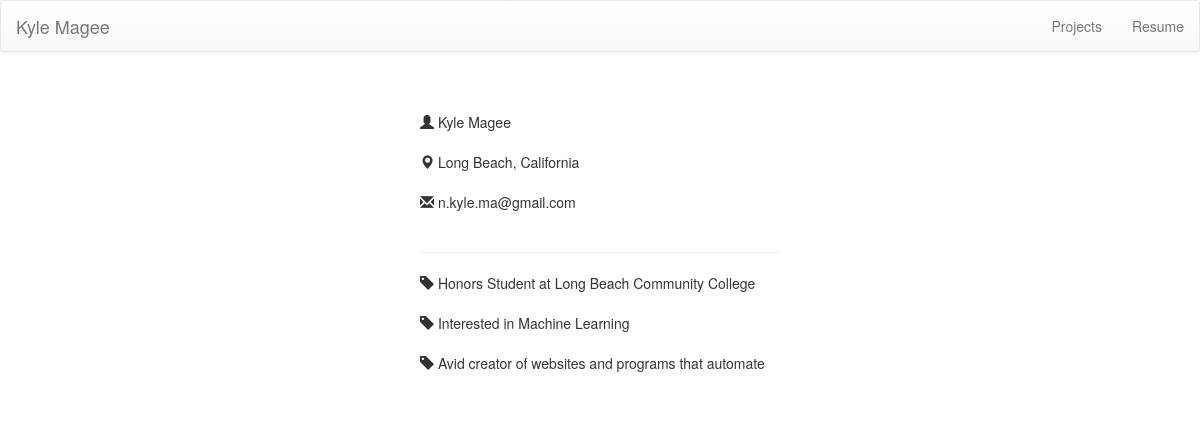
The app's page /, older data.
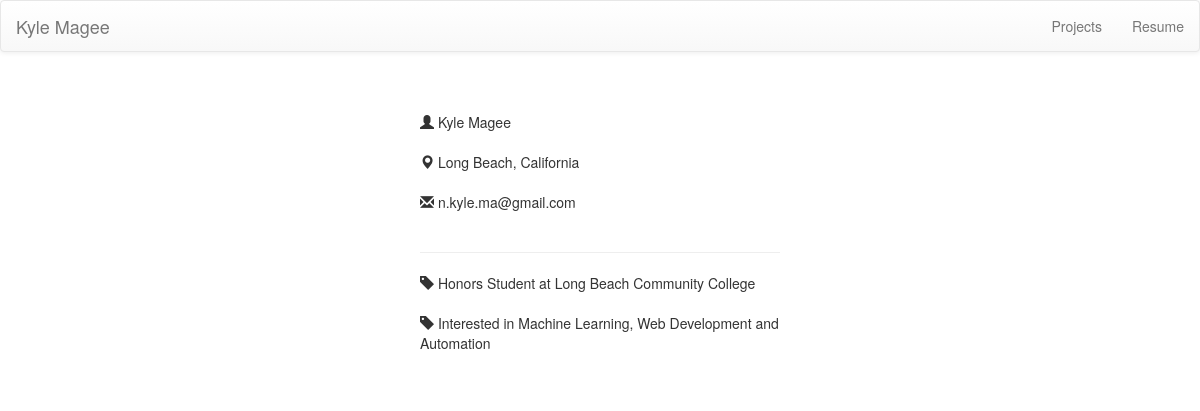
The same page, newer data.
### about/models.py (models this page shows, shortened)
class UserInformation(models.Model):
    name = models.CharField(max_length=20)
    location = models.CharField(max_length=50)
    email = models.CharField(max_length=100, null=True, blank=True)

class Roles(models.Model):
    title = models.CharField(max_length=30)
    description = models.TextField()
    relevance = models.IntegerField(default=0)

### about/views.py (the view)
# urls.py: url(r'^$', views.view_about),
def view_about(request):
    user_info = UserInformation.objects.all()[0]
    roles = Roles.objects.order_by('relevance')
    context = {
        'user_info': user_info,
        'roles': roles,
    }
    return render(request, 'about.html', context)

### templates/about.html
{% extends "base.html" %}
{% block content %}
<div class="row">
    <div class="col-md-4"></div>
    <div class="col-md-4">
        <p>
            <i class="glyphicon glyphicon-user"></i> {{ user_info.name }}<br/><br/>
            <i class="glyphicon glyphicon-map-marker"></i> {{ user_info.location }}<br/><br/>
            <i class="glyphicon glyphicon-envelope"></i> {{ user_info.email }}<br/><br/>
            <hr>
            {% for i in roles %}
            <i class="glyphicon glyphicon-tag"></i> {{ i.description }}<br/>
            <br/>
            {% endfor %}
        </p>
    </div>
</div>
{% endblock content %}

### templates/base.html (shortened to what this page needs)
<!DOCTYPE html>
<html lang="en">
<head>
    <link rel="stylesheet" href="//maxcdn.bootstrapcdn.com/bootstrap/3.2.0/css/bootstrap.min.css">
    <link rel="stylesheet" href="//maxcdn.bootstrapcdn.com/bootstrap/3.2.0/css/bootstrap-theme.min.css">
</head>
<body>
<nav class="navbar navbar-default">
  <div class="container-fluid">
    <div class="navbar-header">
      <a class="navbar-brand" href="/">Kyle Magee</a>
    </div>
      <ul class="nav navbar-nav navbar-right">
        <li><a href="/projects">Projects</a></li>
        <li><a href="/resume">Resume</a></li>
      </ul>
    </div>
</nav>
<br/>
<br/>
<div class="container">
{% block content %}
{% endblock content %}
</div>
</body>
</html>

Row changes from the older to the newer data that the page shows:
removed Roles: description "Avid creator of websites and programs that automate"
changed Roles: description "Interested in Machine Learning" → "Interested in Machine Learning, Web Development and Automation"
